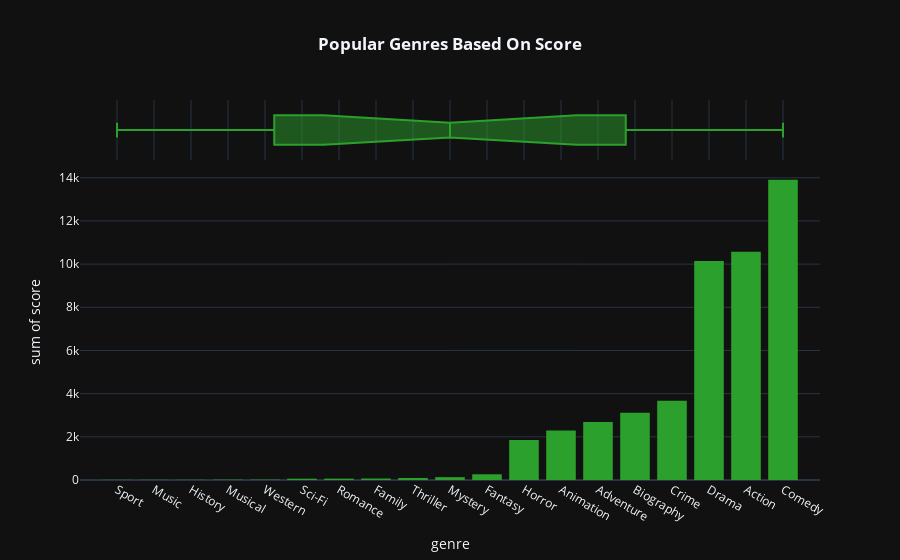

The cell this chart's notebook holds for it:
### Code cell
#visualize the genres based on score

genres_score=px.histogram(movie.groupby('genre', as_index=False).sum().sort_values(by='score', ascending=True), x='genre', y='score', color_discrete_sequence=['#2ca02c'], template='plotly_dark',marginal='box', title='<b>Popular Genres Based On Score')

genres_score.update_layout(title_x=0.5)

### Figure 1 — Plotly figure (JSON) as saved in the notebook; plotly's stock layout.template omitted (floating-point values rounded to 4 significant figures)
{"data": [{"alignmentgroup": "True", "bingroup": "x", "histfunc": "sum", "hovertemplate": "genre=%{x}<br>sum of score=%{y}<extra></extra>", "legendgroup": "", "marker": {"color": "#2ca02c", "pattern": {"shape": ""}}, "name": "", "offsetgroup": "", "orientation": "v", "showlegend": false, "type": "histogram", "x": ["Sport", "Music", "History", "Musical", "Western", "Sci-Fi", "Romance", "Family", "Thriller", "Mystery", "Fantasy", "Horror", "Animation", "Adventure", "Biography", "Crime", "Drama", "Action", "Comedy"], "xaxis": "x", "y": [5.9, 7.2, 8.3, 16.1, 17, 62.1, 64.1, 70, 94.6, 133.3, 264.3, 1852.0, 2288, 2686.0, 3115.0, 3676, 10150.0, 10570.0, 13910.0], "yaxis": "y"}, {"alignmentgroup": "True", "hovertemplate": "genre=%{x}<extra></extra>", "legendgroup": "", "marker": {"color": "#2ca02c"}, "name": "", "notched": true, "offsetgroup": "", "showlegend": false, "type": "box", "x": ["Sport", "Music", "History", "Musical", "Western", "Sci-Fi", "Romance", "Family", "Thriller", "Mystery", "Fantasy", "Horror", "Animation", "Adventure", "Biography", "Crime", "Drama", "Action", "Comedy"], "xaxis": "x2", "yaxis": "y2"}], "layout": {"barmode": "relative", "legend": {"tracegroupgap": 0}, "title": {"text": "<b>Popular Genres Based On Score", "x": 0.5}, "xaxis": {"anchor": "y", "domain": [0, 1], "title": {"text": "genre"}}, "xaxis2": {"anchor": "y2", "domain": [0, 1], "matches": "x", "showgrid": true, "showticklabels": false}, "yaxis": {"anchor": "x", "domain": [0, 0.8316], "title": {"text": "sum of score"}}, "yaxis2": {"anchor": "x2", "domain": [0.8416, 1], "matches": "y2", "showgrid": false, "showline": false, "showticklabels": false, "ticks": ""}}}
